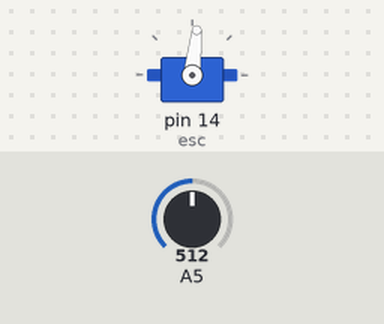
The sketch below on a simulated Arduino Uno, built with avr-gcc and run on an emulated ATmega328P. Shown: servo. Inputs (shaded band) come from the test bench; at power-on: A5 = 512. What the sketch prints to the serial monitor is not drawn.

Above: at 1.2 s.
1.3 s: A5 set to 716
At 1.6 s:
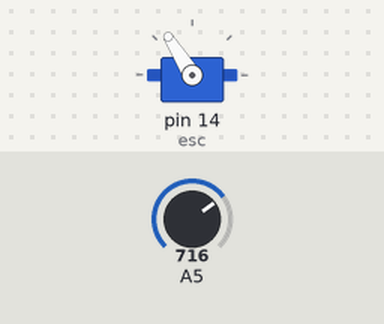
2.8 s: A5 set to 900
At 4.0 s:
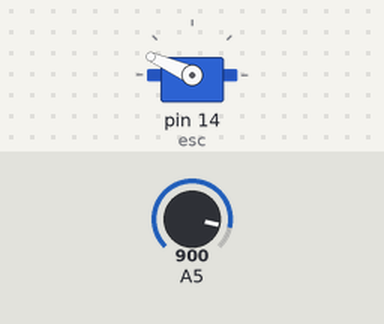
4.3 s: A5 set to 1023
At 5.1 s:
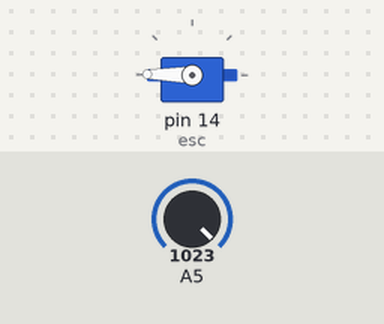
5.8 s: A5 set to 306
At 6.3 s:
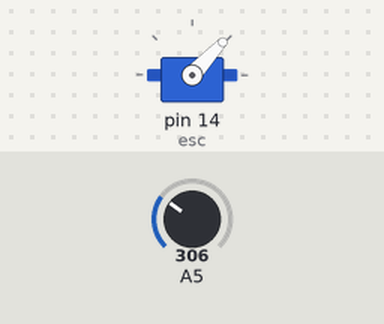
7.3 s: A5 set to 122
At 8.5 s:
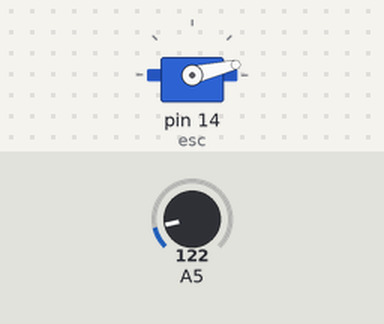
8.8 s: A5 set to 511
At 9.6 s:
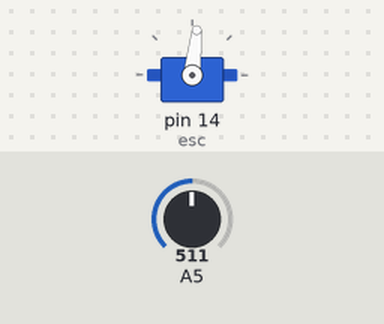
Timing chart, 0 to 11.3 s (numbered marks = the images above; inputs shaded):
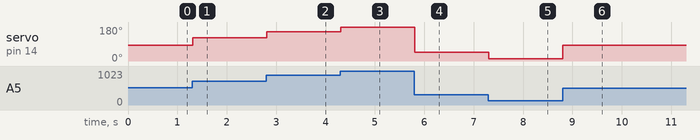

The sketch:

FirstESC.ino
```cpp
/*
Coded by Marjan Olesch
Sketch from Insctructables.com
Open source - do what you want with this code!
*/
#include <Servo.h>


int value = 0; // set values you need to zero

Servo esc; //Create as much as Servoobject you want. You can controll 2 or more Servos at the same time

void setup() {

  esc.attach(14);    // attached to pin 9 I just do this with 1 Servo
  Serial.begin(9600);    // start serial at 9600 baud

}

void loop() {

  //First connect your ESC WITHOUT Arming. Then Open Serial and follo Instructions
  int throttle = analogRead(5);
  throttle = map(throttle, 50, 1023, 0, 179);
  Serial.println(throttle);

  esc.write(throttle);
}
```

Measured:
- after the input at 1.3 s, servo on pin 14 (esc): 84° → 122° at once
- after the input at 2.8 s, servo on pin 14 (esc): 122° → 156° at once
- after the input at 4.3 s, servo on pin 14 (esc): 156° → 179° at once
- after the input at 5.8 s, servo on pin 14 (esc): 179° → 47° at once
- after the input at 7.3 s, servo on pin 14 (esc): 47° → 13° at once
- after the input at 8.8 s, servo on pin 14 (esc): 13° → 84° at once
